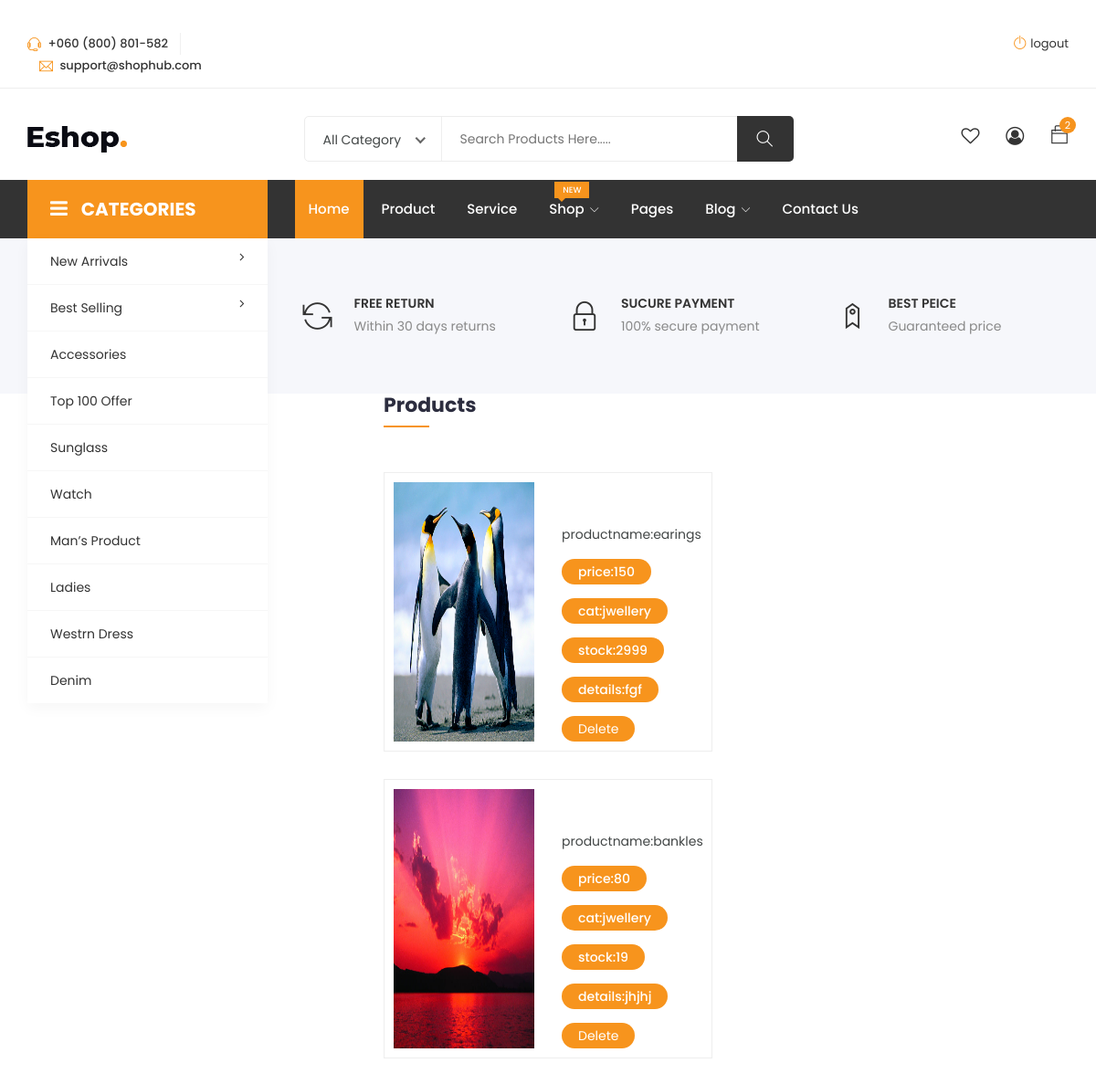
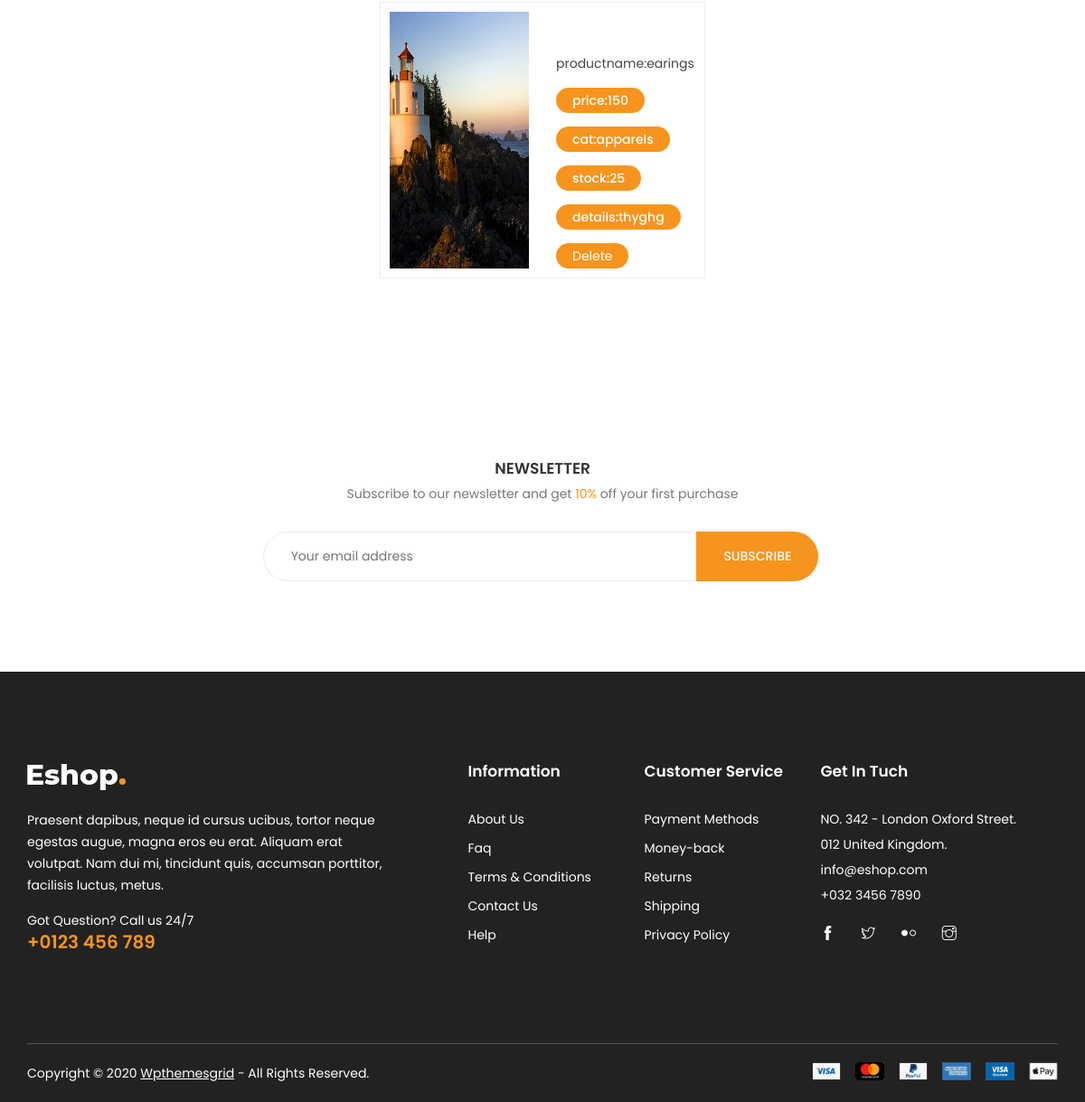
Screenshot of /viewProduct/& (signed in) with the database file from the repository (2 pictures, top to bottom).
### site_seller/models.py (models this page shows)
class product_tb(models.Model):
    productname=models.CharField(max_length=20)
    file=models.FileField()
    price=models.IntegerField()
    details=models.CharField(max_length=20)
    stock=models.IntegerField()
    category=models.ForeignKey('site_admin.category_tb',on_delete=models.CASCADE)
    sellerid=models.ForeignKey('site_seller.sellerregister_tb',on_delete=models.CASCADE)

### site_admin/models.py (models this page shows)
class category_tb(models.Model):
    categoryname=models.CharField(max_length=20)

### site_seller/views.py (the view)
# urls.py: url(r'^viewProduct/&',sellerview.viewProduct,name='viewProduct'),
def viewProduct(request):
    sellerid=request.session['id']
    product=product_tb.objects.filter(sellerid=sellerid)
    return render(request,'viewProduct.html',{'data':product})

### templates/viewProduct.html (shortened to what this page needs)
{% extends 'base4.html' %}
{% block content %}
	<section class="shop-home-list section">
		<div class="container">
			<div class="row">
				<div class="col-lg-4 col-md-6 col-12" style="margin:0 auto">
					<div class="row">
						<div class="col-12">
							<div class="shop-section-title">
								<h1>products</h1>
							</div>
						</div>
					</div>
					{% for v in data %}
					<div class="single-list">
						<div class="row">
							<div class="col-lg-6 col-md-6 col-12" >
								<div class="list-image overlay">
									<img src="{{v.file.url}}" height="100px" width="100px" alt="no pic">
								</div>
							</div>
							<div class="col-lg-6 col-md-6 col-12 no-padding">
								<div class="content">
									<h7 class="file"><a href="{% url 'edit' v.id %}"></a>productname:{{v.productname}}</h7>
									<p class="price with-discount">price:{{v.price}}</p>
									<p class="price with-discount">cat:{{v.category.categoryname}}</p>
									<p class="price with-discount">stock:{{v.stock}}</p>
									<p class="price with-discount">details:{{v.details}}</p>
									<p class="price with-discount"><a href="{% url 'delete' v.id %}">Delete</a></p>
								</div>
							</div>
						</div>
					</div>
					{% endfor %}
				</div>
			</div>
		</div>
	</section>
	{% endblock %}

### templates/base4.html (shortened to what this page needs)
﻿<!DOCTYPE html>
<html lang="zxx">
<head>
	<link rel="stylesheet" href="/static/eshop/eshop/css/bootstrap.css">
    <link rel="stylesheet" href="/static/eshop/eshop/css/magnific-popup.min.css">
    <link rel="stylesheet" href="/static/eshop/eshop/css/font-awesome.css">
	<link rel="stylesheet" href="/static/eshop/eshop/css/jquery.fancybox.min.css">
    <link rel="stylesheet" href="/static/eshop/eshop/css/themify-icons.css">
    <link rel="stylesheet" href="/static/eshop/eshop/css/niceselect.css">
    <link rel="stylesheet" href="/static/eshop/eshop/css/animate.css">
    <link rel="stylesheet" href="/static/eshop/eshop/css/flex-slider.min.css">
    <link rel="stylesheet" href="/static/eshop/eshop/css/owl-carousel.css">
    <link rel="stylesheet" href="/static/eshop/eshop/css/slicknav.min.css">
	<link rel="stylesheet" href="/static/eshop/eshop/css/reset.css">
	<link rel="stylesheet" href="/static/eshop/eshop/style.css">
    <link rel="stylesheet" href="/static/eshop/eshop/css/responsive.css">
</head>
<body class="/static/eshop/eshop/js">
	<header class="header shop">
		<div class="topbar">
			<div class="container">
				<div class="row">
					<div class="col-lg-4 col-md-12 col-12">
						<div class="top-left">
							<ul class="list-main">
								<li><i class="ti-headphone-alt"></i> +060 (800) 801-582</li>
								<li><i class="ti-email"></i> support@shophub.com</li>
							</ul>
						</div>
					</div>
					<div class="col-lg-8 col-md-12 col-12">
						<div class="right-content">
							<ul class="list-main">
								<li><i class="ti-power-off"></i><a href="{% url 'logout' %}">logout</a></li>
							</ul>
						</div>
					</div>
				</div>
			</div>
		</div>
		<div class="middle-inner">
			<div class="container">
				<div class="row">
					<div class="col-lg-2 col-md-2 col-12">
						<div class="logo">
							<a href="index.html"><img src="/static/eshop/eshop/images/logo.png" alt="logo"></a>
						</div>
					</div>
					<div class="col-lg-8 col-md-7 col-12">
						<div class="search-bar-top">
							<div class="search-bar">
								<form>
									<input name="search" placeholder="Search Products Here....." type="search">
									<button class="btnn"><i class="ti-search"></i></button>
								</form>
							</div>
						</div>
					</div>
					<div class="col-lg-2 col-md-3 col-12">
						<div class="right-bar">
							<div class="sinlge-bar">
								<a href="#" class="single-icon"><i class="fa fa-heart-o" aria-hidden="true"></i></a>
							</div>
							<div class="sinlge-bar">
								<a href="#" class="single-icon"><i class="fa fa-user-circle-o" aria-hidden="true"></i></a>
							</div>
							<div class="sinlge-bar shopping">
								<a href="#" class="single-icon"><i class="ti-bag"></i> <span class="total-count">2</span></a>
							</div>
						</div>
					</div>
				</div>
			</div>
		</div>
		<div class="header-inner">
			<div class="container">
				<div class="cat-nav-head">
					<div class="row">
						<div class="col-lg-3">
							<div class="all-category">
								<h3 class="cat-heading"><i class="fa fa-bars" aria-hidden="true"></i>CATEGORIES</h3>
								<ul class="main-category">
									<li><a href="#">New Arrivals <i class="fa fa-angle-right" aria-hidden="true"></i></a>
									</li>
									<li class="main-mega"><a href="#">best selling <i class="fa fa-angle-right" aria-hidden="true"></i></a>
									</li>
									<li><a href="#">accessories</a></li>
									<li><a href="#">top 100 offer</a></li>
									<li><a href="#">sunglass</a></li>
									<li><a href="#">watch</a></li>
									<li><a href="#">man’s product</a></li>
									<li><a href="#">ladies</a></li>
									<li><a href="#">westrn dress</a></li>
									<li><a href="#">denim </a></li>
								</ul>
							</div>
						</div>
						<div class="col-lg-9 col-12">
							<div class="menu-area">
								<nav class="navbar navbar-expand-lg">
									<div class="navbar-collapse">
										<div class="nav-inner">
											<ul class="nav main-menu menu navbar-nav">
													<li class="active"><a href="#">Home</a></li>
													<li><a href="#">Product</a></li>
													<li><a href="#">Service</a></li>
													<li><a href="#">Shop<i class="ti-angle-down"></i><span class="new">New</span></a>
													</li>
													<li><a href="#">Pages</a></li>
													<li><a href="#">Blog<i class="ti-angle-down"></i></a>
													</li>
													<li><a href="contact.html">Contact Us</a></li>
												</ul>
										</div>
									</div>
								</nav>
							</div>
						</div>
					</div>
				</div>
			</div>
		</div>
	</header>
	<section class="shop-services section home">
		<div class="container">
			<div class="row">
				<div class="col-lg-3 col-md-6 col-12">
					<div class="single-service">
						<h4>Free shiping</h4>
						<p>Orders over $100</p>
					</div>
				</div>
				<div class="col-lg-3 col-md-6 col-12">
					<div class="single-service">
						<i class="ti-reload"></i>
						<h4>Free Return</h4>
						<p>Within 30 days returns</p>
					</div>
				</div>
				<div class="col-lg-3 col-md-6 col-12">
					<div class="single-service">
						<i class="ti-lock"></i>
						<h4>Sucure Payment</h4>
						<p>100% secure payment</p>
					</div>
				</div>
				<div class="col-lg-3 col-md-6 col-12">
					<div class="single-service">
						<i class="ti-tag"></i>
						<h4>Best Peice</h4>
						<p>Guaranteed price</p>
					</div>
				</div>
			</div>
		</div>
	</section>
{% block content %}
{% endblock %}
	<section class="shop-newsletter section">
		<div class="container">
			<div class="inner-top">
				<div class="row">
					<div class="col-lg-8 offset-lg-2 col-12">
						<div class="inner">
							<h4>Newsletter</h4>
							<p> Subscribe to our newsletter and get <span>10%</span> off your first purchase</p>
							<form action="mail/mail.php" method="get" target="_blank" class="newsletter-inner">
								<input name="EMAIL" placeholder="Your email address" required="" type="email">
								<button class="btn">Subscribe</button>
							</form>
						</div>
					</div>
				</div>
			</div>
		</div>
	</section>
	<footer class="footer">
		<div class="footer-top section">
			<div class="container">
				<div class="row">
					<div class="col-lg-5 col-md-6 col-12">
						<div class="single-footer about">
							<div class="logo">
								<a href="index.html"><img src="/static/eshop/eshop/images/logo2.png" alt="#"></a>
							</div>
							<p class="text">Praesent dapibus, neque id cursus ucibus, tortor neque egestas augue,  magna eros eu erat. Aliquam erat volutpat. Nam dui mi, tincidunt quis, accumsan porttitor, facilisis luctus, metus.</p>
							<p class="call">Got Question? Call us 24/7<span><a href="tel:123456789">+0123 456 789</a></span></p>
						</div>
					</div>
					<div class="col-lg-2 col-md-6 col-12">
						<div class="single-footer links">
							<h4>Information</h4>
							<ul>
								<li><a href="#">About Us</a></li>
								<li><a href="#">Faq</a></li>
								<li><a href="#">Terms & Conditions</a></li>
								<li><a href="#">Contact Us</a></li>
								<li><a href="#">Help</a></li>
							</ul>
						</div>
					</div>
					<div class="col-lg-2 col-md-6 col-12">
						<div class="single-footer links">
							<h4>Customer Service</h4>
							<ul>
								<li><a href="#">Payment Methods</a></li>
								<li><a href="#">Money-back</a></li>
								<li><a href="#">Returns</a></li>
								<li><a href="#">Shipping</a></li>
								<li><a href="#">Privacy Policy</a></li>
							</ul>
						</div>
					</div>
					<div class="col-lg-3 col-md-6 col-12">
						<div class="single-footer social">
							<h4>Get In Tuch</h4>
							<div class="contact">
								<ul>
									<li>NO. 342 - London Oxford Street.</li>
									<li>012 United Kingdom.</li>
									<li>info@eshop.com</li>
									<li>+032 3456 7890</li>
								</ul>
							</div>
							<ul>
								<li><a href="#"><i class="ti-facebook"></i></a></li>
								<li><a href="#"><i class="ti-twitter"></i></a></li>
								<li><a href="#"><i class="ti-flickr"></i></a></li>
								<li><a href="#"><i class="ti-instagram"></i></a></li>
							</ul>
						</div>
					</div>
				</div>
			</div>
		</div>
		<div class="copyright">
			<div class="container">
				<div class="inner">
					<div class="row">
						<div class="col-lg-6 col-12">
							<div class="left">
								<p>Copyright © 2020 <a href="http://www.wpthemesgrid.com" target="_blank">Wpthemesgrid</a>  -  All Rights Reserved.</p>
							</div>
						</div>
						<div class="col-lg-6 col-12">
							<div class="right">
								<img src="/static/eshop/eshop/images/payments.png" alt="#">
							</div>
						</div>
					</div>
				</div>
			</div>
		</div>
	</footer>
</body>
</html>

### rows the page displays
product_tb: file (picture), productname "earings", price "150", category.categoryname "jwellery", stock "2999", details "fgf"
product_tb: file (picture), productname "bankles", price "80", category.categoryname "jwellery", stock "19", details "jhjhj"
product_tb: file (picture), productname "earings", price "150", category.categoryname "apparels", stock "25", details "thyghg"
